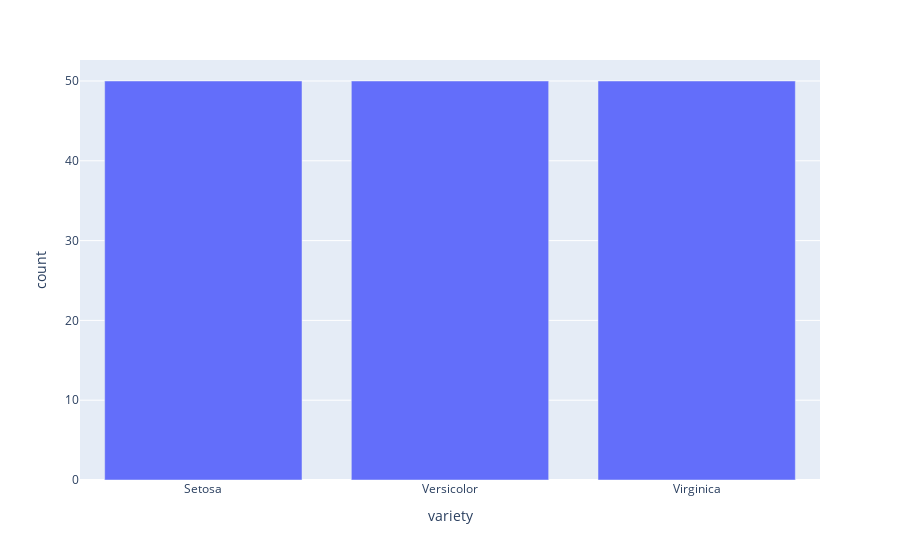

Notebook code cell kept with this figure:
### Code cell
# non numeric

y = df['variety'].value_counts().reset_index()

px.pie(y,values = "count",names = "variety")
px.bar(y,x = "variety",y = "count")
# visualize a numeric and non numeric

### Figure 1 — Plotly figure (JSON) as saved in the notebook; plotly's stock layout.template omitted (floating-point values rounded to 4 significant figures)
{"data": [{"alignmentgroup": "True", "hovertemplate": "variety=%{x}<br>count=%{y}<extra></extra>", "legendgroup": "", "marker": {"color": "#636efa", "pattern": {"shape": ""}}, "name": "", "offsetgroup": "", "orientation": "v", "showlegend": false, "textposition": "auto", "type": "bar", "x": ["Setosa", "Versicolor", "Virginica"], "xaxis": "x", "y": [50, 50, 50], "yaxis": "y"}], "layout": {"barmode": "relative", "legend": {"tracegroupgap": 0}, "margin": {"t": 60}, "xaxis": {"anchor": "y", "domain": [0, 1], "title": {"text": "variety"}}, "yaxis": {"anchor": "x", "domain": [0, 1], "title": {"text": "count"}}}}
